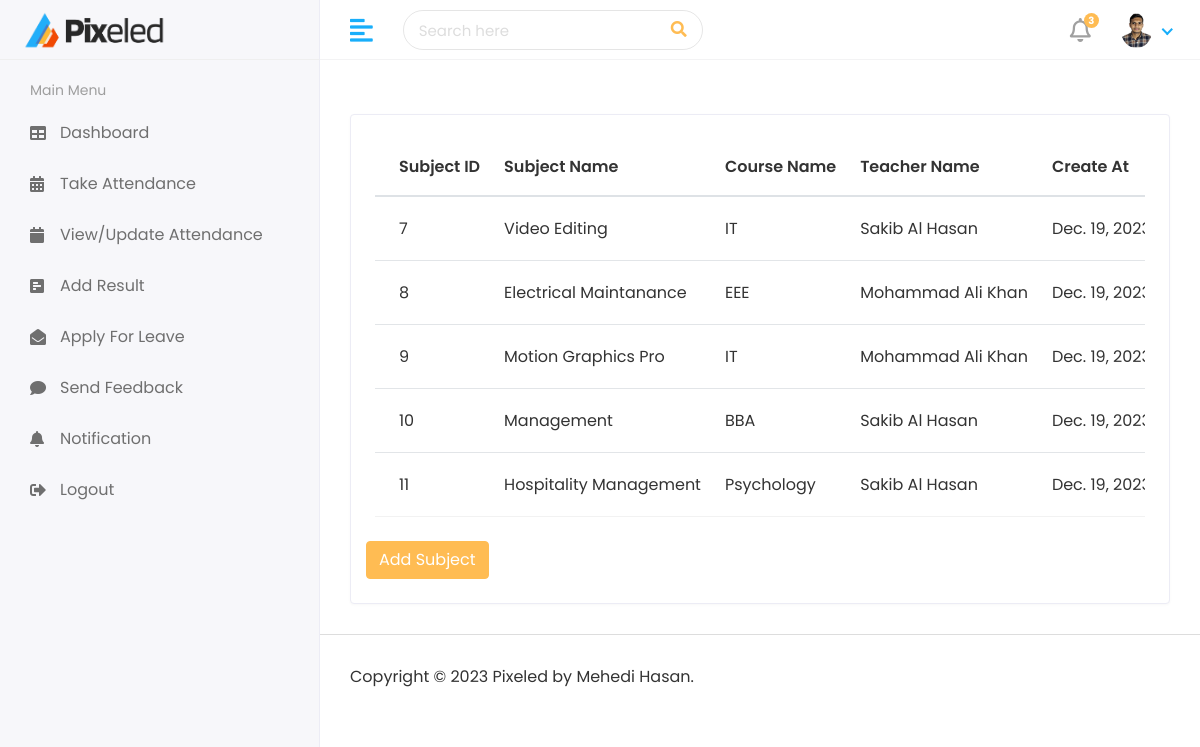
Page /myAdmin/Subject/subjectList (signed in) on the committed database.
### authentication/models.py (models this page shows, shortened)
class CustomUser(AbstractUser):
    USER = (
        (1, 'Admin'),
        (2, 'Teacher'),
        (3, 'Student'),
    )
    user_type = models.CharField(choices=USER, max_length=50, default=1)
    profile_pic = models.ImageField(upload_to='media/profile_pic')

class Subject(models.Model):
    name=models.CharField(max_length=100)
    course=models.ForeignKey(Course,on_delete=models.CASCADE)
    teacher=models.ForeignKey(Teacher,on_delete=models.CASCADE)
    cratedat = models.DateTimeField(auto_now_add=True, null=True)  # Set the default value using timezone.now
    updateat = models.DateTimeField(auto_now=True)

class Course(models.Model):
    name= models.CharField(max_length=100)
    created_at = models.DateTimeField(auto_now_add=True)
    updated_at = models.DateTimeField(auto_now=True)
    def __str__(self):
        return self.name

class Teacher(models.Model):
    admin = models.OneToOneField(CustomUser, on_delete=models.CASCADE)
    address=models.TextField()
    gender = models.CharField(max_length=100)
    mobile=models.CharField(max_length=100)
    courseid = models.ForeignKey(Course, on_delete=models.DO_NOTHING,default=2)
    experience=models.CharField(max_length=100)
    cratedat = models.DateTimeField(auto_now_add=True)  # Set the default value using timezone.now
    updateat = models.DateTimeField(auto_now=True)
    def __str__(self):
        return self.admin.first_name + " " + self.admin.last_name

### authentication/views.py (the view)
# urls.py: path('myAdmin/Subject/subjectList', views.subjectList,name="subjectList"),
@login_required(login_url='/index')
def subjectList(request):
    subject = Subject.objects.all()
    context = {
        "subject": subject,
    }
    return render(request,"admin/subjectList.html",context)

### templates/admin/subjectList.html (shortened to what this page needs)
{% extends 'base.html' %}
{% block main %}
<div class="row">
   <div class="col-sm-12">
      <div class="card card-table">
         <div class="card-body">
            <div class="table-responsive">
               <table id="table_id" class="table table-hover table-center mb-0">
                  <thead>
                     <tr>
                       <th>Subject ID</th>
                       <th>Subject Name</th>
                        <th>Course Name</th>
                        <th>Teacher Name</th>
                        <th>Create At</th>
                     </tr>
                  </thead>
                  <tbody>
                    {% for s in  subject %}
                    <tr>
                        <td>{{s.id}}</td>
                        <td>{{s.name}}</td>
                        <td>{{s.course}}</td>
                        <td>{{s.teacher}}</td>
                        <td>{{s.cratedat}}</td>
                     </tr>
                     {% endfor %}
                  </tbody>
               </table>
            </div>
         </div>
         <div class="col-12">
            <a href="{% url "addSubject" %}"><button type="submit" class="btn btn-primary">Add Subject</button></a>
         </div>
         <br>
      </div>
   </div>
</div>
{% endblock  %}

### templates/includes/header.html (shortened to what this page needs)
{% load static %}header-leftLogo
<div class="header">
    <div class="header-left">
       <a href="{% url "index" %}" class="logo">
       <img src="{% static 'assets/img/DEA.png' %}"  alt="Logo">
       </a>
    </div>
    <a href="javascript:void(0);" id="toggle_btn">
    <i class="fas fa-align-left"></i>
    </a>
    <div class="top-nav-search">
       <form>
          <input type="text" class="form-control" placeholder="Search here">
          <button class="btn" type="submit"><i class="fas fa-search"></i></button>
       </form>
    </div>
    <ul class="nav user-menu">
       <li class="nav-item dropdown noti-dropdown">
          <a href="#" class="dropdown-toggle nav-link" data-toggle="dropdown">
          <i class="far fa-bell"></i> <span class="badge badge-pill">3</span>
          </a>
       </li>
       <li class="nav-item dropdown has-arrow">
          <a href="#" class="dropdown-toggle nav-link" data-toggle="dropdown">
          <span class="user-img"><img class="rounded-circle" src="{% if user.profile_pic == '' %}{% static 'assets/img/profile.jpg' %}{% else %}/{{ user.profile_pic }}{% endif %}" width="31" alt="Ryan Taylor"></span>
          </a>
       </li>
    </ul>
 </div>

### static/assets/css/style.css (style rules this page uses)
html { height: 100%; }
body { background-color: #fff; color: #333; font-family: 'Poppins', sans-serif; font-size: 1rem; height: 100%; line-height: 1.5; overflow-x: hidden; }
.form-control { border: 1px solid #ddd; box-shadow: none; color: #333; font-size: 15px; height: 40px; }
a { color: #009ce7; }
input, button, a { transition: all 0.4s ease; -moz-transition: all 0.4s ease; -o-transition: all 0.4s ease; -ms-transition: all 0.4s ease; -webkit-transition: all 0.4s ease; }
input, input:focus, button, button:focus { outline: none; }
input[type=text], input[type=password] { -webkit-appearance: none; -moz-appearance: none; appearance: none; }
ul, ol { padding: 0px; list-style: none; }
.table { color: #333; max-width: 100%; margin-bottom: 0; width: 100%; }
.table thead tr th { font-weight: 600; }
.table tbody tr { border-bottom: 1px solid rgba(0, 0, 0, 0.05); }
.table.table-center td, .table.table-center th { vertical-align: middle; }
.card-table .card-body .table > thead > tr > th { border-top: 0; }
.card-table .card-body .table tr td:first-child, .card-table .card-body .table tr th:first-child { padding-left: 1.5rem; }
.card-table .table td, .card-table .table th { border-top: 1px solid #e2e5e8; padding: 1rem 0.75rem; white-space: nowrap; }
.btn-primary { background-color: #FFBC53; border: 1px solid #FFBC53; }
.card { border: 1px solid #ececf5; box-shadow: 0 1px 3px 0 rgba(0, 0, 0, 0.03); margin-bottom: 1.875rem; }
.card-body { padding: 1.5rem; }
.header { background-color: #fff; border-bottom: 1px solid #f3f3f4; left: 0; position: fixed; right: 0; top: 0; z-index: 1001; height: 60px; }
.header .header-left { float: left; height: 60px; padding: 0 20px; position: relative; width: 320px; z-index: 1; transition: all 0.2s ease-in-out; background-color: #f7f7fa; border-bottom: 1px solid #efefef; border-right: 1px solid #ececf5; display: flex; align-items: center; }
.header .header-left .logo { display: inline-block; line-height: 60px; }
.header .header-left .logo img { max-height: 40px; width: auto; }
.header .dropdown-toggle:after { display: none; }
.header .has-arrow .dropdown-toggle:after { border-top: 0; border-left: 0; border-bottom: 2px solid #18aefa; border-right: 2px solid #18aefa; content: ''; height: 8px; display: inline-block; pointer-events: none; -webkit-transform-origin: 66% 66%; -ms-transform-origin: 66% 66%; transform-origin: 66% 66%; -webkit-transform: rotate(45deg); -ms-transform: rotate(45deg); transform: rotate(45deg); -webkit-transition: all 0.15s ease-in-out; transition: all 0.15s ease-in-out; width: 8px; vertical-align: 0px; }
.user-menu { float: right; margin: 0; position: relative; z-index: 99; padding-right: 15px; }
.user-menu.nav > li > a { color: #a0a0a0; font-size: 14px; line-height: 58px; padding: 0 15px; height: 60px; }
.user-img { margin-right: 3px; position: relative; }
.top-nav-search { float: left; margin-left: 15px; }
.top-nav-search form { margin-top: 10px; position: relative; width: 300px; }
.top-nav-search .form-control { background-color: transparent; border-color: rgba(0, 0, 0, 0.1); border-radius: 50px; color: #ddd; height: 40px; padding: 10px 50px 10px 15px; }
.top-nav-search .btn { background-color: transparent; border-color: transparent; color: #ffbc53; min-height: 40px; padding: 7px 15px; position: absolute; right: 0; top: 0; }
.top-nav-search .form-control::placeholder { color: #ddd; }
.user-menu.nav > li > a .badge { background-color: #FFBC53; display: block; font-size: 10px; font-weight: bold; height: 15px; width: 15px; position: absolute; right: 7px; top: 13px; color: #fff; padding: 3px; }
.user-menu.nav > li > a > i { font-size: 1.5rem; line-height: 60px; }
@media (min-width: 992px) { #toggle_btn { align-items: center; color: #18aefa; display: inline-flex; float: left; font-size: 26px; height: 60px; justify-content: center; margin-left: 15px; padding: 0 15px; } }

### rows in the picture
CustomUser: profile_pic (picture)
Subject: id "7", name "Video Editing", course "IT", teacher "Sakib Al Hasan", cratedat "Dec. 19,…"
Subject: id "8", name "Electrical Maintanance", course "EEE", teacher "Mohammad Ali Khan", cratedat "Dec. 19,…"
Subject: id "9", name "Motion Graphics Pro", course "IT", teacher "Mohammad Ali Khan", cratedat "Dec. 19,…"
Subject: id "10", name "Management", course "BBA", teacher "Sakib Al Hasan", cratedat "Dec. 19,…"
Subject: id "11", name "Hospitality Management", course "Psychology", teacher "Sakib Al Hasan", cratedat "Dec. 19,…"
